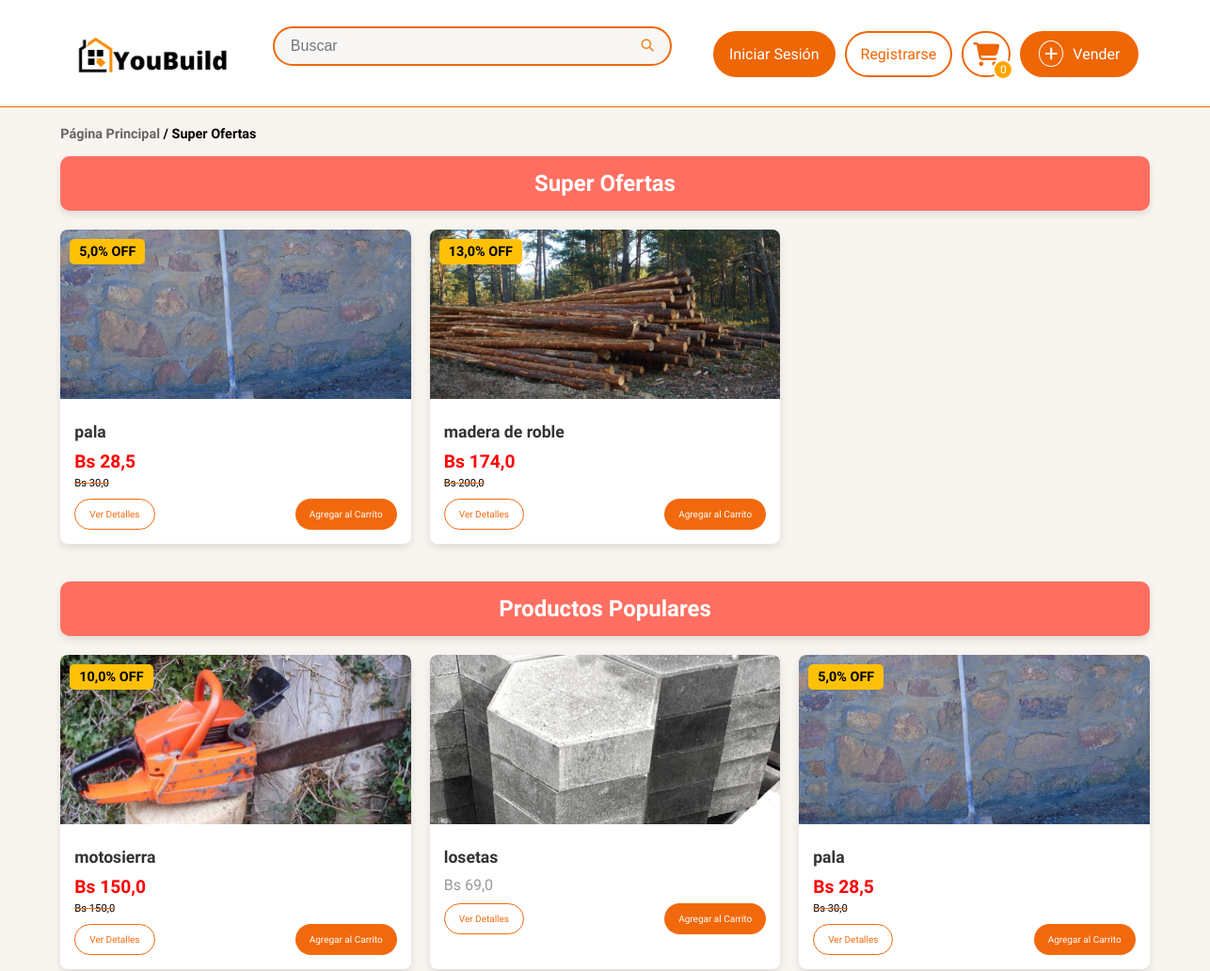
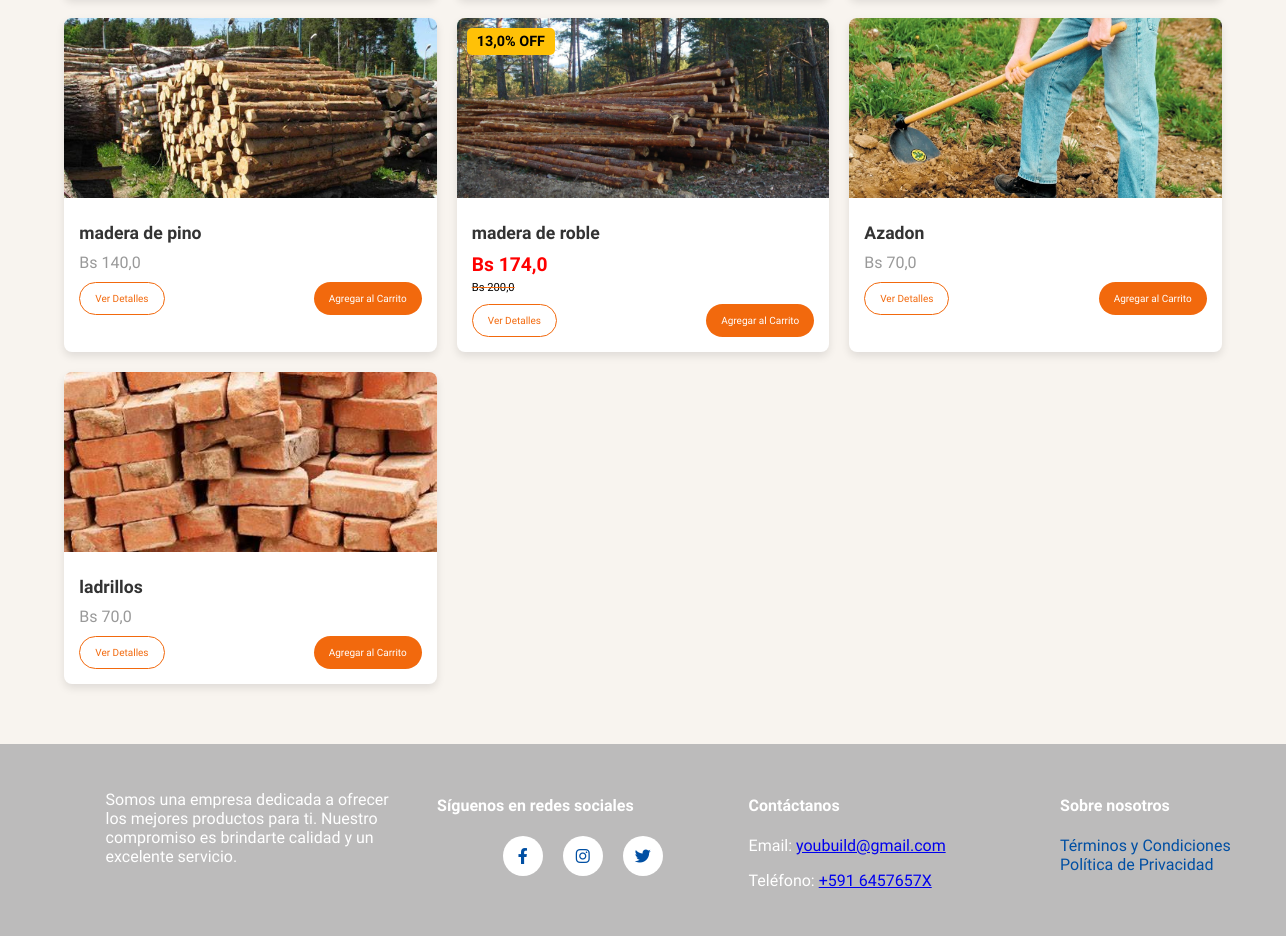
/productosOfertados/, run on an earlier commit of the app's database (2 pictures, top to bottom).
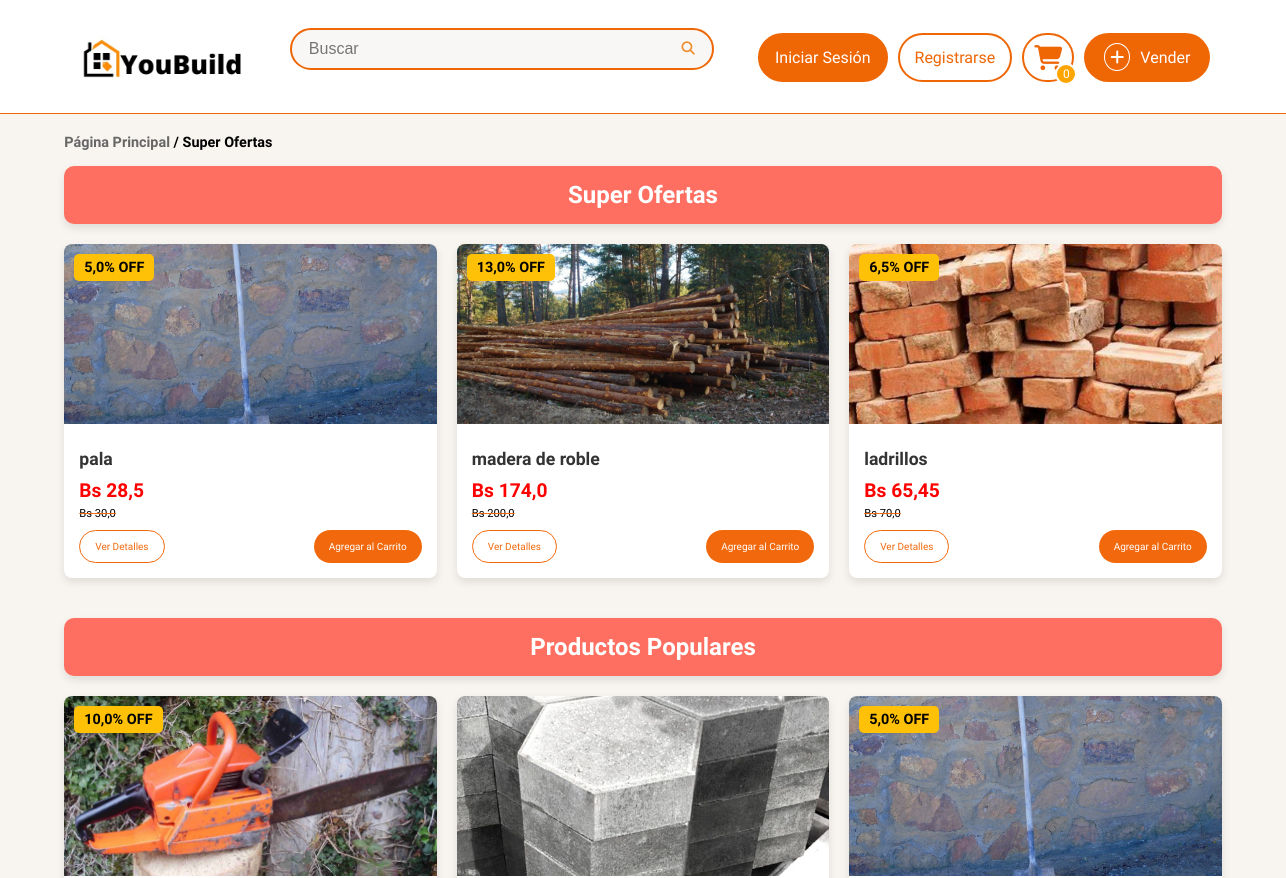
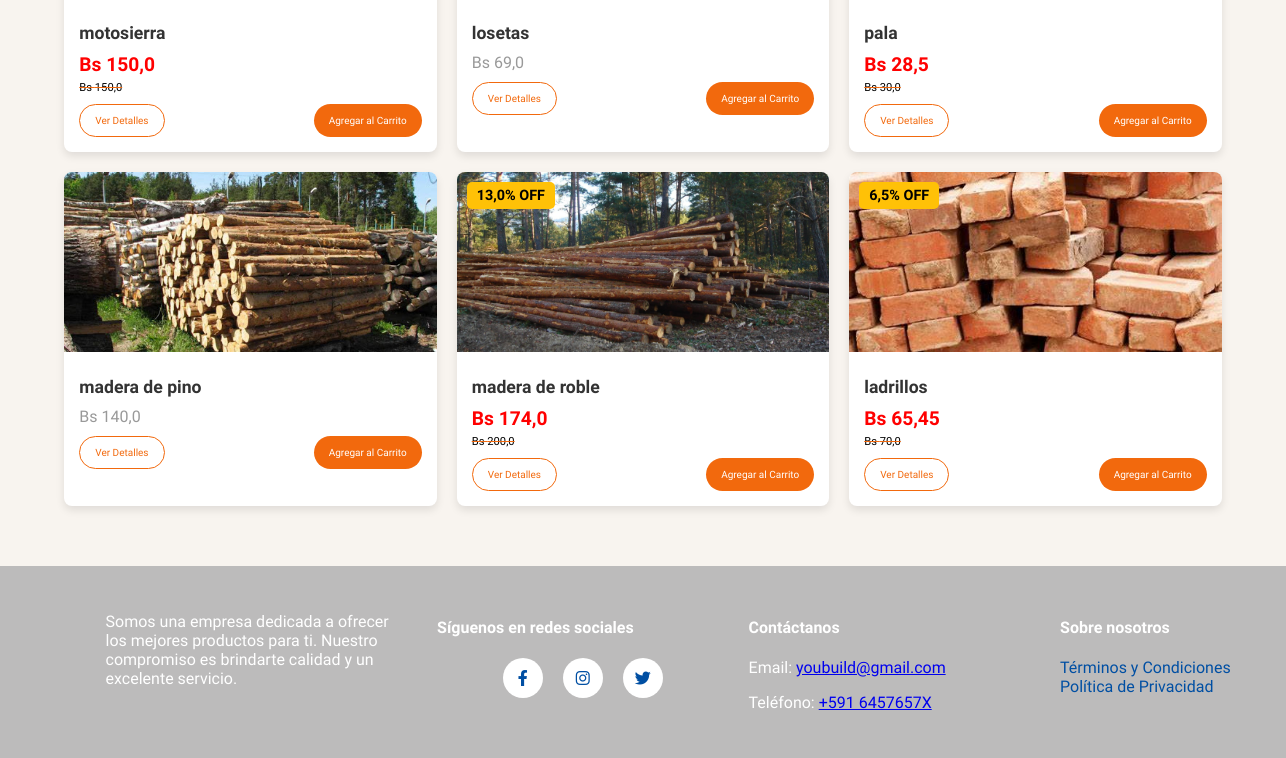
And on a later commit of the database (2 pictures, top to bottom).
### sistema/models.py (models this page shows, shortened)
class ProductoDb(models.Model):
    ESTADO_CHOICES = [
        ('disponible', 'Disponible'),
        ('promocion', 'En Promoción'),
        ('vendido', 'Vendido'),
    ]
    nombre = models.CharField(max_length=50, verbose_name="Nombre")
    detalle = models.TextField(max_length=500, verbose_name="Detalle")
    precio = models.FloatField(verbose_name="Precio", validators=[MinValueValidator(0.0), MaxValueValidator(99999.9)])
    descuento = models.FloatField(default=0.0, validators=[MinValueValidator(0.0), MaxValueValidator(100.0)], verbose_name="Descuento (%)")
    estado = models.CharField(max_length=10, choices=ESTADO_CHOICES, default='disponible', verbose_name="Estado del Producto")
    fecha_inicio_promocion = models.DateTimeField(null=True, blank=True, verbose_name="Inicio de Promoción")
    fecha_fin_promocion = models.DateTimeField(null=True, blank=True, verbose_name="Fin de Promoción")
    disponible = models.BooleanField(default=True, verbose_name="Disponible para la venta")  # Para activar o desactivar el producto manualmente
    categoria_fk = models.ForeignKey(CategoriaDb, on_delete=models.CASCADE, null=True, blank=True)
    usuario_fk = models.ForeignKey(UsuarioDB, on_delete=models.CASCADE, null=True, blank=True)
    municipio_fk = models.ForeignKey(MunicipioDB, on_delete=models.CASCADE, null=True, blank=True, verbose_name="Municipio")
    direccion_1 = models.CharField(max_length=255, verbose_name="Dirección 1", null=True, blank=True)
    visitas = models.PositiveIntegerField(default=0, verbose_name="Visitas")
    cantidad = models.IntegerField(default=1)
    class Meta:
        db_table = "productos"
        verbose_name = "Producto"
        verbose_name_plural = "Productos"
    def precio_final(self):
        if self.esta_en_promocion():
            return self.precio * (1 - self.descuento / 100)
        return self.precio
    def esta_en_promocion(self):
        ahora = timezone.now()
        return (
            self.estado == 'promocion' and
            self.fecha_inicio_promocion and
            self.fecha_fin_promocion and
            self.fecha_inicio_promocion <= ahora <= self.fecha_fin_promocion
        )

class ImagenProductoDB(models.Model):
    producto_fk = models.ForeignKey(ProductoDb, on_delete=models.CASCADE, related_name="imagenes")
    imagen = models.ImageField(upload_to="productos", null=True)
    class Meta:
        verbose_name = "Imagen"
        verbose_name_plural = "Imágenes"

### sistema/views.py (the view)
# urls.py: path('productosOfertados/', lista_productosOfert, name='Productos_Oferta'),
def lista_productosOfert(request):
    productos, productos_oferta = obtener_productos_oferta()
    layout_template = 'layoutReg.html' if request.user.is_authenticated else 'layout.html'
    return render(request, 'ListaProductOferta.html', {
        'productos': productos,
        'productos_oferta': productos_oferta,
        'layout_template': layout_template,  # Pasamos el layout base según el estado del usuario
    })

### sistema/context_processors.py (called while the page is built)
def cart_count(request):
    if request.user.is_authenticated:  # Only fetch the cart count for logged-in users
        try:
            usuario = request.user.usuariodb
            cart_count = CarritoProductoDB.objects.filter(carrito_fk__usuario_fk=usuario).aggregate(
                total_quantity=Sum('cantidad')
            )['total_quantity'] or 0
        except UsuarioDB.DoesNotExist:
            cart_count = 0
    else:
        cart_count = 0
    return {'cart_count': cart_count}

def user_profile(request):
    if request.user.is_authenticated:
        return {"usuario": request.user.usuariodb}
    return {}

### sistema/views.py (called while the page is built)
def obtener_productos_oferta():
    productos = ProductoDb.objects.all().order_by('-visitas')
    productos_oferta = [producto for producto in productos if producto.esta_en_promocion()]
    return productos, productos_oferta

### sistema/templates/ListaProductOferta.html (shortened to what this page needs)
{% extends layout_template %}
{% load static %}
{% block content %}
<link rel="stylesheet" href="{% static 'ListaOferta.css' %}">
<div class="container">
    <nav class="breadcrumb">
        <a href="{% url 'index' %}" class="breadcrumb-link">Página Principal</a> / <span class="breadcrumb-current">Super Ofertas</span>
    </nav>
    <div class="titulo-container">
        <h1 class="titulo">Super Ofertas</h1>
    </div>
    <div class="productos-grid">
        {% if productos_oferta %}
            {% for producto in productos_oferta %}
            <div class="producto-card">
                <div class="producto-descuento">
                    {{ producto.descuento }}% OFF
                </div>
                <img src="{{ producto.imagenes.first.imagen.url }}" alt="{{ producto.nombre }}">
                <div class="producto-info">
                    <h3 class="producto-nombre">{{ producto.nombre }}</h3>
                    <p class="producto-precio">
                        <span class="precio-descuento">Bs {{ producto.precio_final }}</span>
                        <span class="precio-original">Bs {{ producto.precio }}</span>
                    </p>
                    <div class="botones">
                        <button class="btn-detalles">Ver Detalles</button>
                        <button class="btn-carrito">Agregar al Carrito</button>
                    </div>
                </div>
            </div>
            {% endfor %}
        {% else %}
            <p>No hay productos en oferta disponibles en este momento.</p>
        {% endif %}
    </div>
    <div class="titulo-container">
    <h1 class="titulo">Productos Populares</h1>
    </div>
    <div class="productos-grid">
        {% if productos %}
            {% for producto in productos %}
            <div class="producto-card">
                {% if producto.estado == "promocion" %}
                <div class="producto-descuento">
                    {{ producto.descuento }}% OFF
                </div>
                {% endif %}
                <img src="{{ producto.imagenes.first.imagen.url }}" alt="{{ producto.nombre }}">
                <div class="producto-info">
                    <h3 class="producto-nombre">{{ producto.nombre }}</h3>
                    <p class="producto-precio">
                        {% if producto.estado == "promocion" %}
                            <span class="precio-descuento">Bs {{ producto.precio_final }}</span>
                            <span class="precio-original">Bs {{ producto.precio }}</span>
                        {% else %}
                            Bs {{ producto.precio }}
                        {% endif %}
                    </p>
                    <div class="botones">
                        <button class="btn-detalles">Ver Detalles</button>
                        <button class="btn-carrito">Agregar al Carrito</button>
                    </div>
                </div>
            </div>
            {% endfor %}
        {% else %}
            <p>No hay productos disponibles en este momento.</p>
        {% endif %}
    </div>
</div>
{% endblock %}

### sistema/templates/layout.html (shortened to what this page needs)
{% load static %}
<html lang="en">
  <head>
    <link rel="stylesheet" href="https://cdnjs.cloudflare.com/ajax/libs/font-awesome/6.4.0/css/all.min.css" />
    <link rel="stylesheet" href="{% static 'style.css' %}" />
    <link rel="stylesheet" href="{% static 'topbar.css' %}">
  </head>
  <body>
    <header>
      <div class="topbar-background">
      <div class="topbar-container">
        <div class="topbar-left">
          <a href="/" class="logo">
            <img src="{% static 'logo.jpeg' %}" alt="Logo" width="125">
          </a>
        </div>
        <div class="topbar-center">
          <form action="{% url 'buscar' %}" method="GET" onsubmit="return validateSearch()">
            <div class="search-box">
              <input type="text" placeholder="Buscar" name="q" maxlength="20" pattern="[A-Za-z0-9\s]+" required>
              <button type="submit"><i class="fa fa-search"></i></button>
            </div>
          </form>
        </div>
        <div class="topbar-right">
          <a href="{% url 'login' %}" class="btn-link">Iniciar Sesión</a>
          <a href="{% url 'registro' %}" class="btn-link">Registrarse</a>
          <a href="{% url 'Carrito' %}" class="icon-btn">
            <i class="fa fa-shopping-cart"></i><span class="cart-count">{{ cart_count }}</span>
          </a>
          <a href="{% url 'vender' %}" class="btn-sell">
            <i class="fas fa-plus"></i> Vender
          </a>
        </div>
      </div>
    </header>
    <div>
      {% block content %}{% endblock %}
    </div>
    <footer>
      <div class="footer-container">
          <div class="footer-description">
              <p>Somos una empresa dedicada a ofrecer los mejores productos para ti. Nuestro compromiso es brindarte calidad y un excelente servicio.</p>
          </div>
          <div class="footer-links">
              <h4>Síguenos en redes sociales</h4>
              <div class="social-buttons">
                  <a href="https://facebook.com" target="_blank" class="social-button facebook">
                      <i class="fab fa-facebook-f"></i>
                  </a>
                  <a href="https://instagram.com" target="_blank" class="social-button instagram">
                      <i class="fab fa-instagram"></i>
                  </a>
                  <a href="https://twitter.com" target="_blank" class="social-button twitter">
                      <i class="fab fa-twitter"></i>
                  </a>
              </div>
          </div>
          <div class="footer-contact">
              <h4>Contáctanos</h4>
              <p>Email: <a href="mailto:youbuild@gmail.com">youbuild@gmail.com</a></p>
              <p>Teléfono: <a href="tel:+5916457657X">+591 6457657X</a></p>
          </div>
          <div class="footer-legal">
              <h4>Sobre nosotros</h4>
              <ul>
                  <li><a href="#terminos-condiciones">Términos y Condiciones</a></li>
                  <li><a href="#politica-privacidad">Política de Privacidad</a></li>
              </ul>
          </div>
      </div>
    </footer>
  </body>
</html>

### sistema/static/style.css (style rules this page uses)
:root { --primary-color: #ED8C2B; --secondary-color: #E5E8EB; --accent-color: #F2690D; --text-color: #1C1C0D; --link-color: #9E9647; --background-color: #FFFFFB; }
body { font-family: 'Comfortaa', sans-serif; margin: 0; padding: 0; display: grid; grid-template-rows: auto 1fr auto; min-height: 100vh; background-color: var(--background-color); }
footer { background-color: #bcbbbb; padding: 20px 0; width: 100%; position: relative; color: #ffffff; }
.footer-container { display: flex; justify-content: space-around; flex-wrap: wrap; width: 100%; margin: 0 auto; padding: 0 0px; margin: 0 2cm; }
.footer-contact, .footer-legal { flex: 1; min-width: 200px; margin: 10px; }
.footer-description { flex: 1; min-width: 200px; margin: 10px; margin-left: 30px; }
.footer-links { flex: 1; min-width: 200px; margin: 10px; margin-left: 30px; }
.footer-links ul, .footer-legal ul { list-style: none; padding: 0; }
.footer-links a, .footer-legal a { text-decoration: none; color: #004fa3; }
.social-buttons { display: flex; justify-content: center; margin-top: 10px; }
.social-button { display: inline-block; width: 40px; height: 40px; background-color: #fff; border-radius: 50%; color: #007bff; display: flex; align-items: center; justify-content: center; margin: 0 10px; transition: background-color 0.3s, transform 0.3s; }
.container { margin: 0 2cm; }
button, .btn, .btn-volver, .btn-detalle, .btn-agregar, .btn-comprar { font-family: 'Comfortaa', sans-serif !important; }

### sistema/static/topbar.css (style rules this page uses)
.topbar-background { background-color: #FFFFFF; width: 100%; position: relative; }
.topbar-container { display: flex; flex-wrap: wrap; justify-content: space-between; align-items: center; padding: 13px 0px; background-color: #FFFFFF; margin: 0 2cm; position: relative; font-size: 16px; }
.icon-btn { text-decoration: none !important; }
.topbar-container::after { content: ''; position: absolute; bottom: 0; left: 0; width: calc(100% + 4cm); height: 1px; background-color: #ef6605; margin-left: -2cm; margin-right: 0cm; }
.topbar-left .logo { display: flex; align-items: center; }
.topbar-left .logo img { vertical-align: middle; width: 170px; height: auto; }
.topbar-center { flex-grow: 1; text-align: center; margin: 5px 0; }
.search-box { display: inline-flex; background-color: #f8f7f5; border: 2px solid #ef6605; border-radius: 25px; padding: 5px; width: 80%; max-width: 700px; margin: 10px auto; }
.search-box input { border: none; background-color: transparent; outline: none; flex-grow: 1; padding: 5px; padding-left: 12px; font-size: inherit; }
.search-box button { background-color: transparent; border: none; color: #ED8C2B; cursor: pointer; margin-right: 6px; }
.topbar-right { display: flex; gap: 10px; }
.topbar-right .icon-btn i { font-size: 18px; }
.btn-link, .icon-btn { display: flex; justify-content: center; align-items: center; padding: 10px 15px; background-color: white; border: 2px solid #ef6605; border-radius: 25px; color: #ef6605; text-decoration: none; cursor: pointer; transition: all 0.3s ease; font-size: inherit; }
.icon-btn i { font-size: 25px !important; }
.btn-link:first-of-type { background-color: #ef6605; color: white; }
.cart-count { position: absolute; bottom: -5px; right: -5px; background-color: orange; color: white; border-radius: 50%; width: 18px; height: 18px; display: flex; justify-content: center; align-items: center; font-size: 12px; line-height: 18px; border: 2px solid white; }
.icon-btn { position: relative; padding: 10px 10px; background-color: white; border: 2px solid #ef6605; border-radius: 25px; color: #ef6605; text-decoration: none; cursor: pointer; transition: all 0.3s ease; }
.btn-sell { display: flex; justify-content: center; align-items: center; background-color: #ef6605; color: white; border: none; border-radius: 25px; padding: 10px 20px; cursor: pointer; text-decoration: none; transition: background-color 0.3s; font-size: inherit; text-decoration: none !important; }
.btn-sell i { background-color: transparent; border: 1px solid white; border-radius: 50%; padding: 5px; margin-right: 10px; font-size: 16px; text-decoration: none !important; }

### sistema/templates/layout.html (style rules this page uses)
body { font-family: 'Comfortaa', sans-serif; }

What changed in the data, as far as the page shows it:
removed ProductoDb: imagenes.first.imagen (picture), nombre "Azadon", precio "70,0", shown under "Productos Populares"
now on one of the page's lists (row edited): ProductoDb: descuento "6,5", nombre "ladrillos", precio_final "65,45", precio "70,0"
changed ProductoDb "ladrillos": estado "disponible" → "promocion" (drawn); descuento (not shown) → "6,5"; precio_final (not shown) → "65,45"
